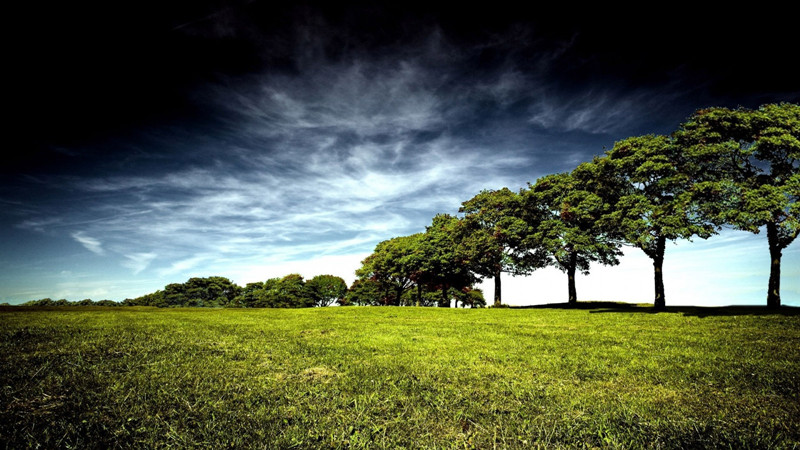
//> input picture charpter7/affine_transformation_example/affine_transformation_example/1.jpg, 800 x 450 px
$ ./affine_transformation_example   (built with g++ and OpenCV 4)
//> lines starting //> are read from the running program, lines starting //| are printed output that depends on the picture

//--------------------------------------【程序说明】-------------------------------------------
//		程序说明：《OpenCV3编程入门》OpenCV3版书本配套示例程序67
//		程序描述：仿射变换综合示例
//		开发测试所用操作系统： Windows 7 64bit
//		开发测试所用IDE版本：Visual Studio 2010
//		开发测试所用OpenCV版本：	3.0 beta
//		2014年11月 Created by @浅墨_毛星云
//		2014年12月 Revised by @浅墨_毛星云
//------------------------------------------------------------------------------------------------


//---------------------------------【头文件、命名空间包含部分】----------------------------
//		描述：包含程序所使用的头文件和命名空间
//------------------------------------------------------------------------------------------------
#include "opencv2/highgui/highgui.hpp"
#include "opencv2/imgproc/imgproc.hpp"
#include <iostream>
using namespace cv;
using namespace std;


//-----------------------------------【宏定义部分】--------------------------------------------
//		描述：定义一些辅助宏
//------------------------------------------------------------------------------------------------
#define WINDOW_NAME1 "【原始图窗口】"					//为窗口标题定义的宏
#define WINDOW_NAME2 "【经过Warp后的图像】"        //为窗口标题定义的宏
#define WINDOW_NAME3 "【经过Warp和Rotate后的图像】"        //为窗口标题定义的宏


//-----------------------------------【全局函数声明部分】--------------------------------------
//		描述：全局函数的声明
//-----------------------------------------------------------------------------------------------
static void ShowHelpText();


//-----------------------------------【main( )函数】--------------------------------------------
//		描述：控制台应用程序的入口函数，我们的程序从这里开始执行
//-----------------------------------------------------------------------------------------------
int main()
{
	//【0】改变console字体颜色
	system("color 1F");

	//【0】显示欢迎和帮助文字
	ShowHelpText();

	//【1】参数准备
	//定义两组点，代表两个三角形
	Point2f srcTriangle[3];
	Point2f dstTriangle[3];
	//定义一些Mat变量
	Mat rotMat(2, 3, CV_32FC1);
	Mat warpMat(2, 3, CV_32FC1);
	Mat srcImage, dstImage_warp, dstImage_warp_rotate;

	//【2】加载源图像并作一些初始化
	srcImage = imread("1.jpg", 1);
//> srcImage is the input picture: 450 rows x 800 cols, CV_8UC3; mean B, G, R 65.4, 85, 76.5
	if (!srcImage.data) { printf("读取图片错误，请确定目录下是否有imread函数指定的图片存在~！ \n"); return false; }
	// 设置目标图像的大小和类型与源图像一致
	dstImage_warp = Mat::zeros(srcImage.rows, srcImage.cols, srcImage.type());

	//【3】设置源图像和目标图像上的三组点以计算仿射变换
	srcTriangle[0] = Point2f(0, 0);
	srcTriangle[1] = Point2f(static_cast<float>(srcImage.cols - 1), 0);
	srcTriangle[2] = Point2f(0, static_cast<float>(srcImage.rows - 1));

	dstTriangle[0] = Point2f(static_cast<float>(srcImage.cols * 0.0), static_cast<float>(srcImage.rows * 0.33));
	dstTriangle[1] = Point2f(static_cast<float>(srcImage.cols * 0.65), static_cast<float>(srcImage.rows * 0.35));
	dstTriangle[2] = Point2f(static_cast<float>(srcImage.cols * 0.15), static_cast<float>(srcImage.rows * 0.6));

	//【4】求得仿射变换
	warpMat = getAffineTransform(srcTriangle, dstTriangle);

	//【5】对源图像应用刚刚求得的仿射变换
	warpAffine(srcImage, dstImage_warp, warpMat, dstImage_warp.size());
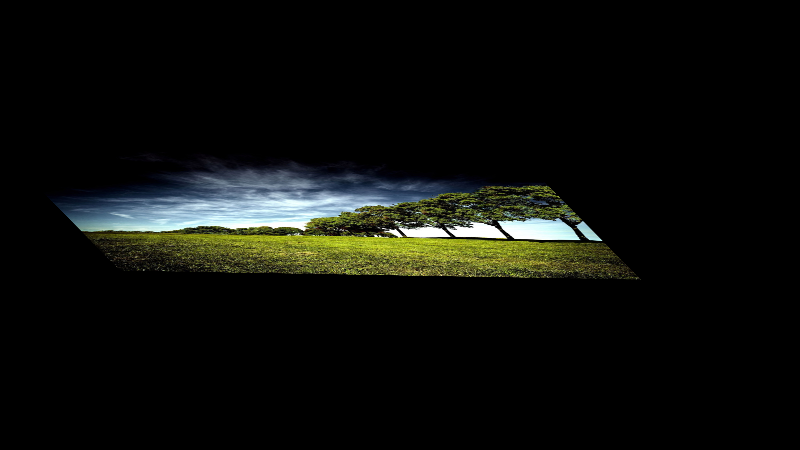
//> dstImage_warp: 450 rows x 800 cols, CV_8UC3; mean B, G, R 11.3, 14.7, 13.2

	//【6】对图像进行缩放后再旋转
	// 计算绕图像中点顺时针旋转50度缩放因子为0.6的旋转矩阵
	Point center = Point(dstImage_warp.cols / 2, dstImage_warp.rows / 2);
//> center = Point(400, 225)
	double angle = -50.0;
	double scale = 0.6;
	// 通过上面的旋转细节信息求得旋转矩阵
	rotMat = getRotationMatrix2D(center, angle, scale);
	// 旋转已缩放后的图像
	warpAffine(dstImage_warp, dstImage_warp_rotate, rotMat, dstImage_warp.size());
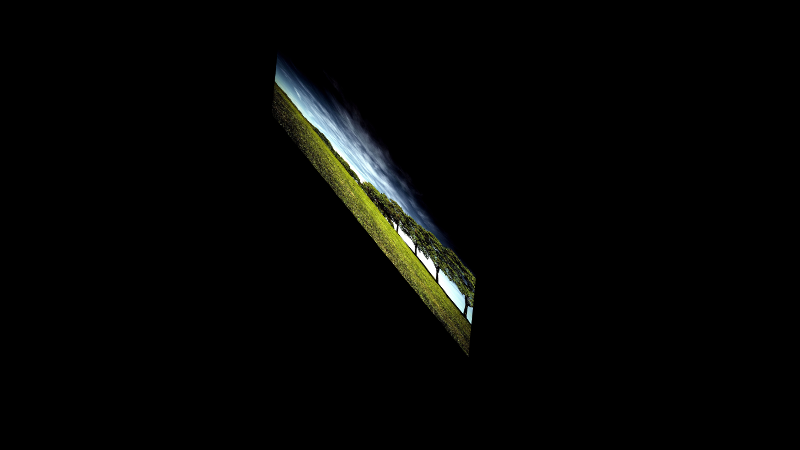
//> dstImage_warp_rotate: 450 rows x 800 cols, CV_8UC3; mean B, G, R 4.1, 5.3, 4.8


	//【7】显示结果
	imshow(WINDOW_NAME1, srcImage);
	imshow(WINDOW_NAME2, dstImage_warp);
	imshow(WINDOW_NAME3, dstImage_warp_rotate);

	// 等待用户按任意按键退出程序
	waitKey(0);

	return 0;
}


//-----------------------------------【ShowHelpText( )函数】----------------------------------
//      描述：输出一些帮助信息
//----------------------------------------------------------------------------------------------
static void ShowHelpText()
{

	//输出欢迎信息和OpenCV版本
	printf("\n\n\t\t\t非常感谢购买《OpenCV3编程入门》一书！\n");
	printf("\n\n\t\t\t此为本书OpenCV3版的第67个配套示例程序\n");
	printf("\n\n\t\t\t   当前使用的OpenCV版本为：" CV_VERSION);
	printf("\n\n  ----------------------------------------------------------------------------\n");

	//输出一些帮助信息
	printf("\n\n\t\t欢迎来到仿射变换综合示例程序\n\n");
	printf("\t\t键盘按键【ESC】- 退出程序\n");
}
